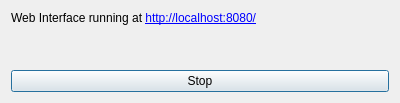
<?xml version="1.0" encoding="UTF-8"?>
<ui version="4.0">
 <class>WebInterface</class>
 <widget class="QDialog" name="WebInterface">
  <property name="geometry">
   <rect>
    <x>0</x>
    <y>0</y>
    <width>400</width>
    <height>103</height>
   </rect>
  </property>
  <property name="sizePolicy">
   <sizepolicy hsizetype="Preferred" vsizetype="Preferred">
    <horstretch>0</horstretch>
    <verstretch>40</verstretch>
   </sizepolicy>
  </property>
  <property name="windowTitle">
   <string>Web Interface</string>
  </property>
  <layout class="QVBoxLayout" name="verticalLayout">
   <item>
    <widget class="QLabel" name="label">
     <property name="text">
      <string>&lt;!DOCTYPE HTML PUBLIC &quot;-//W3C//DTD HTML 4.0//EN&quot; &quot;http://www.w3.org/TR/REC-html40/strict.dtd&quot;&gt;
&lt;html&gt;&lt;head&gt;&lt;meta name=&quot;qrichtext&quot; content=&quot;1&quot; /&gt;&lt;style type=&quot;text/css&quot;&gt;
p, li { white-space: pre-wrap; }
&lt;/style&gt;&lt;/head&gt;&lt;body style=&quot; font-family:'UbuntuBeta'; font-size:9pt; font-weight:400; font-style:normal;&quot;&gt;
&lt;p style=&quot; margin-top:0px; margin-bottom:0px; margin-left:0px; margin-right:0px; -qt-block-indent:0; text-indent:0px;&quot;&gt;Web Interface running at &lt;a href=&quot;http://localhost:8080/&quot;&gt;&lt;span style=&quot; text-decoration: underline; color:#0000ff;&quot;&gt;http://localhost:8080/&lt;/span&gt;&lt;/a&gt;&lt;/p&gt;&lt;/body&gt;&lt;/html&gt;</string>
     </property>
    </widget>
   </item>
   <item>
    <spacer name="verticalSpacer">
     <property name="orientation">
      <enum>Qt::Vertical</enum>
     </property>
     <property name="sizeHint" stdset="0">
      <size>
       <width>20</width>
       <height>0</height>
      </size>
     </property>
    </spacer>
   </item>
   <item>
    <widget class="QPushButton" name="btn_stop">
     <property name="sizePolicy">
      <sizepolicy hsizetype="Minimum" vsizetype="Fixed">
       <horstretch>0</horstretch>
       <verstretch>0</verstretch>
      </sizepolicy>
     </property>
     <property name="text">
      <string>Stop</string>
     </property>
     <property name="icon">
      <iconset>
       <normaloff>images/process-stop.png</normaloff>images/process-stop.png</iconset>
     </property>
     <property name="iconSize">
      <size>
       <width>48</width>
       <height>48</height>
      </size>
     </property>
    </widget>
   </item>
  </layout>
 </widget>
 <resources/>
 <connections/>
</ui>
